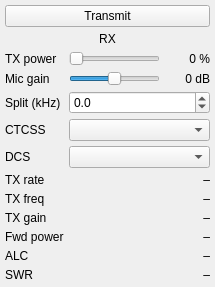
<?xml version="1.0" encoding="UTF-8"?>
<ui version="4.0">
 <class>DockTx</class>
 <widget class="QDockWidget" name="DockTx">
  <property name="geometry">
   <rect>
    <x>0</x>
    <y>0</y>
    <width>215</width>
    <height>160</height>
   </rect>
  </property>
  <property name="minimumSize">
   <size>
    <width>89</width>
    <height>104</height>
   </size>
  </property>
  <property name="allowedAreas">
   <set>Qt::LeftDockWidgetArea|Qt::RightDockWidgetArea</set>
  </property>
  <property name="windowTitle">
   <string>Transmit</string>
  </property>
  <widget class="QWidget" name="dockWidgetContents">
   <layout class="QVBoxLayout" name="verticalLayout">
    <property name="spacing">
     <number>5</number>
    </property>
    <property name="leftMargin">
     <number>5</number>
    </property>
    <property name="topMargin">
     <number>5</number>
    </property>
    <property name="rightMargin">
     <number>5</number>
    </property>
    <property name="bottomMargin">
     <number>5</number>
    </property>
    <item>
     <widget class="QPushButton" name="pttButton">
      <property name="toolTip">
       <string>Push to talk. Transmits using the current mode (AM, FM, LSB or USB).</string>
      </property>
      <property name="text">
       <string>Transmit</string>
      </property>
      <property name="checkable">
       <bool>true</bool>
      </property>
     </widget>
    </item>
    <item>
     <widget class="QLabel" name="statusLabel">
      <property name="text">
       <string>RX</string>
      </property>
      <property name="alignment">
       <set>Qt::AlignCenter</set>
      </property>
     </widget>
    </item>
    <item>
     <layout class="QGridLayout" name="gridLayout">
      <item row="0" column="0">
       <widget class="QLabel" name="powerLabel">
        <property name="text">
         <string>TX power</string>
        </property>
       </widget>
      </item>
      <item row="0" column="1">
       <widget class="QSlider" name="powerSlider">
        <property name="toolTip">
         <string>Transmit power as a percentage of the gain range of the device</string>
        </property>
        <property name="minimum">
         <number>0</number>
        </property>
        <property name="maximum">
         <number>100</number>
        </property>
        <property name="value">
         <number>0</number>
        </property>
        <property name="orientation">
         <enum>Qt::Horizontal</enum>
        </property>
       </widget>
      </item>
      <item row="0" column="2">
       <widget class="QLabel" name="powerValueLabel">
        <property name="minimumSize">
         <size>
          <width>45</width>
          <height>0</height>
         </size>
        </property>
        <property name="text">
         <string>0 %</string>
        </property>
        <property name="alignment">
         <set>Qt::AlignRight|Qt::AlignTrailing|Qt::AlignVCenter</set>
        </property>
       </widget>
      </item>
      <item row="1" column="0">
       <widget class="QLabel" name="micLabel">
        <property name="text">
         <string>Mic gain</string>
        </property>
       </widget>
      </item>
      <item row="1" column="1">
       <widget class="QSlider" name="micSlider">
        <property name="toolTip">
         <string>Microphone gain</string>
        </property>
        <property name="minimum">
         <number>-20</number>
        </property>
        <property name="maximum">
         <number>20</number>
        </property>
        <property name="value">
         <number>0</number>
        </property>
        <property name="orientation">
         <enum>Qt::Horizontal</enum>
        </property>
       </widget>
      </item>
      <item row="1" column="2">
       <widget class="QLabel" name="micValueLabel">
        <property name="minimumSize">
         <size>
          <width>45</width>
          <height>0</height>
         </size>
        </property>
        <property name="text">
         <string>0 dB</string>
        </property>
        <property name="alignment">
         <set>Qt::AlignRight|Qt::AlignTrailing|Qt::AlignVCenter</set>
        </property>
       </widget>
      </item>
      <item row="2" column="0">
       <widget class="QLabel" name="splitLabel">
        <property name="text">
         <string>Split (kHz)</string>
        </property>
       </widget>
      </item>
      <item row="2" column="1" colspan="2">
       <widget class="QDoubleSpinBox" name="splitSpin">
        <property name="toolTip">
         <string>Transmit frequency offset from the receive frequency. 0 = off.</string>
        </property>
        <property name="decimals">
         <number>1</number>
        </property>
        <property name="minimum">
         <double>-10000.000000000000000</double>
        </property>
        <property name="maximum">
         <double>10000.000000000000000</double>
        </property>
        <property name="singleStep">
         <double>0.100000000000000</double>
        </property>
       </widget>
      </item>
      <item row="3" column="0">
       <widget class="QLabel" name="ctcssLabel">
        <property name="text">
         <string>CTCSS</string>
        </property>
       </widget>
      </item>
      <item row="3" column="1" colspan="2">
       <widget class="QComboBox" name="ctcssCombo">
        <property name="toolTip">
         <string>NFM only, applies at the next key-up</string>
        </property>
       </widget>
      </item>
      <item row="4" column="0">
       <widget class="QLabel" name="dcsLabel">
        <property name="text">
         <string>DCS</string>
        </property>
       </widget>
      </item>
      <item row="4" column="1" colspan="2">
       <widget class="QComboBox" name="dcsCombo">
        <property name="toolTip">
         <string>NFM only, applies at the next key-up</string>
        </property>
       </widget>
      </item>
      <item row="5" column="0">
       <widget class="QLabel" name="rateLabel">
        <property name="text">
         <string>TX rate</string>
        </property>
       </widget>
      </item>
      <item row="5" column="1" colspan="2">
       <widget class="QLabel" name="rateValueLabel">
        <property name="text">
         <string>–</string>
        </property>
        <property name="alignment">
         <set>Qt::AlignRight|Qt::AlignTrailing|Qt::AlignVCenter</set>
        </property>
       </widget>
      </item>
      <item row="6" column="0">
       <widget class="QLabel" name="freqLabel">
        <property name="text">
         <string>TX freq</string>
        </property>
       </widget>
      </item>
      <item row="6" column="1" colspan="2">
       <widget class="QLabel" name="freqValueLabel">
        <property name="text">
         <string>–</string>
        </property>
        <property name="alignment">
         <set>Qt::AlignRight|Qt::AlignTrailing|Qt::AlignVCenter</set>
        </property>
       </widget>
      </item>
      <item row="7" column="0">
       <widget class="QLabel" name="gainLabel">
        <property name="text">
         <string>TX gain</string>
        </property>
       </widget>
      </item>
      <item row="7" column="1" colspan="2">
       <widget class="QLabel" name="gainValueLabel">
        <property name="toolTip">
         <string>Gain and gain range reported by the device.</string>
        </property>
        <property name="text">
         <string>–</string>
        </property>
        <property name="alignment">
         <set>Qt::AlignRight|Qt::AlignTrailing|Qt::AlignVCenter</set>
        </property>
       </widget>
      </item>
      <item row="8" column="0">
       <widget class="QLabel" name="fwdLabel">
        <property name="text">
         <string>Fwd power</string>
        </property>
       </widget>
      </item>
      <item row="8" column="1" colspan="2">
       <widget class="QLabel" name="fwdValueLabel">
        <property name="toolTip">
         <string>Forward power, shown if the backend reports it.</string>
        </property>
        <property name="text">
         <string>–</string>
        </property>
        <property name="alignment">
         <set>Qt::AlignRight|Qt::AlignTrailing|Qt::AlignVCenter</set>
        </property>
       </widget>
      </item>
      <item row="9" column="0">
       <widget class="QLabel" name="alcLabel">
        <property name="text">
         <string>ALC</string>
        </property>
       </widget>
      </item>
      <item row="9" column="1" colspan="2">
       <widget class="QLabel" name="alcValueLabel">
        <property name="toolTip">
         <string>ALC, shown if the backend reports it.</string>
        </property>
        <property name="text">
         <string>–</string>
        </property>
        <property name="alignment">
         <set>Qt::AlignRight|Qt::AlignTrailing|Qt::AlignVCenter</set>
        </property>
       </widget>
      </item>
      <item row="10" column="0">
       <widget class="QLabel" name="swrLabel">
        <property name="text">
         <string>SWR</string>
        </property>
       </widget>
      </item>
      <item row="10" column="1" colspan="2">
       <widget class="QLabel" name="swrValueLabel">
        <property name="toolTip">
         <string>SWR, shown if the backend reports it.</string>
        </property>
        <property name="text">
         <string>–</string>
        </property>
        <property name="alignment">
         <set>Qt::AlignRight|Qt::AlignTrailing|Qt::AlignVCenter</set>
        </property>
       </widget>
      </item>
     </layout>
    </item>
    <item>
     <spacer name="verticalSpacer">
      <property name="orientation">
       <enum>Qt::Vertical</enum>
      </property>
      <property name="sizeHint" stdset="0">
       <size>
        <width>20</width>
        <height>40</height>
       </size>
      </property>
     </spacer>
    </item>
   </layout>
  </widget>
 </widget>
 <resources/>
 <connections/>
</ui>
